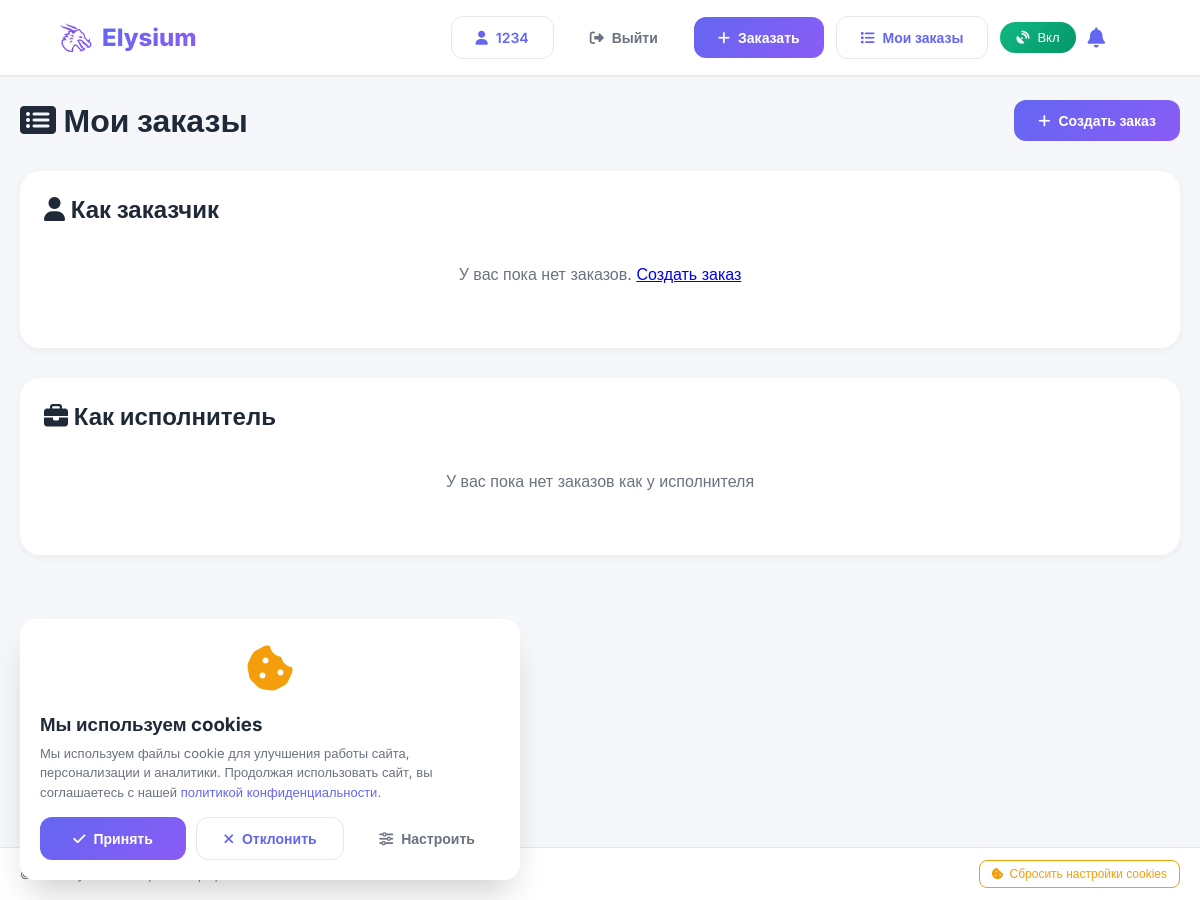
/my-orders/ (signed in), run on an earlier commit of the app's database.
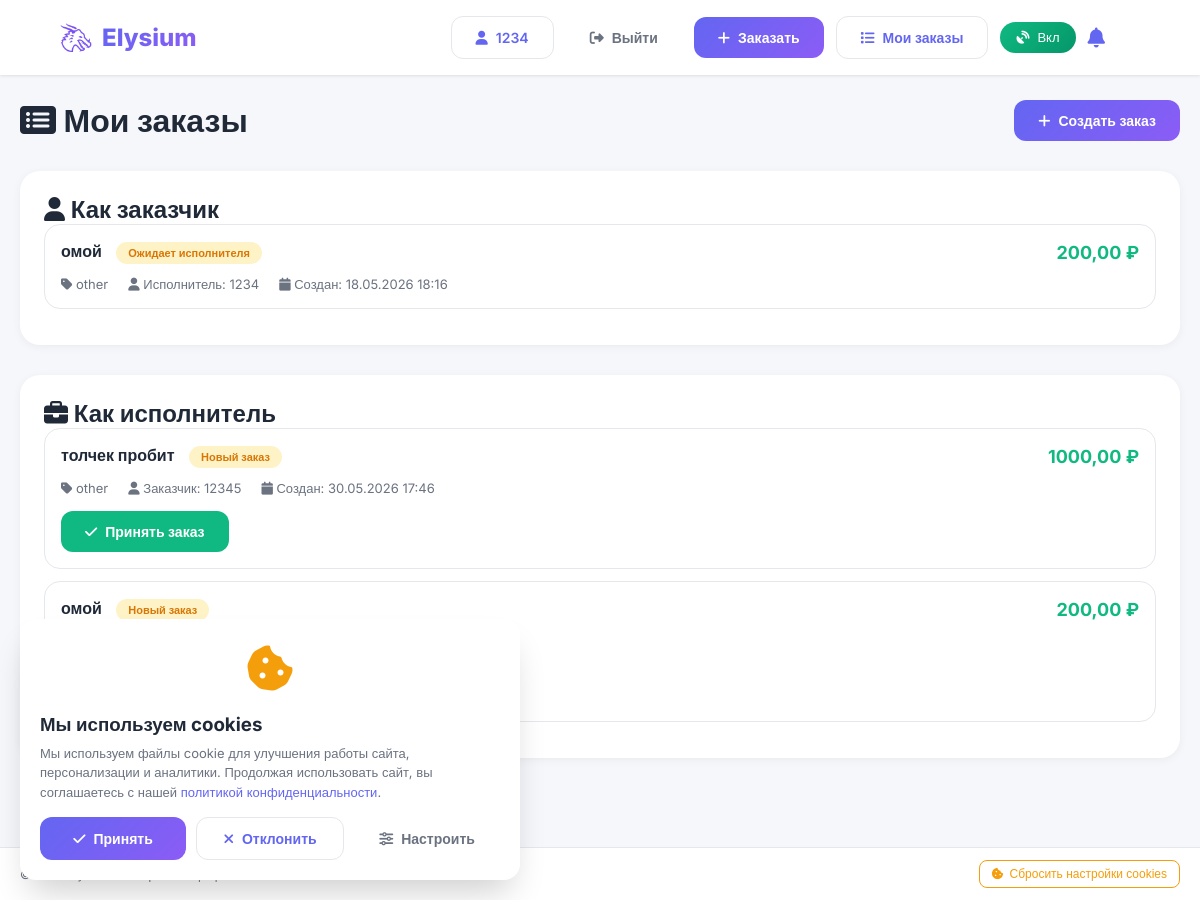
And on a later commit of the database.
### main/models.py (models this page shows, shortened)
class Order(models.Model):
    STATUS_CHOICES = [
        ('pending', 'Ожидает исполнителя'),
        ('accepted', 'Принят исполнителем'),
        ('in_progress', 'В работе'),
        ('completed', 'Завершен'),
        ('cancelled', 'Отменен'),
        ('waiting_confirmation', 'Ожидает подтверждения'),
    ]
    client = models.ForeignKey(User, on_delete=models.CASCADE, related_name='orders_as_client')
    performer = models.ForeignKey(User, on_delete=models.SET_NULL, null=True, blank=True, related_name='orders_as_performer')
    title = models.CharField(max_length=200)
    description = models.TextField()
    category = models.CharField(max_length=50)
    subcategory = models.CharField(max_length=200, blank=True, null=True)  # Добавьте это поле
    subcategory_details = models.TextField(blank=True, null=True)  # Дополнительные детали
    latitude = models.FloatField()
    longitude = models.FloatField()
    address = models.CharField(max_length=500)
    budget = models.DecimalField(max_digits=10, decimal_places=2)
    status = models.CharField(max_length=20, choices=STATUS_CHOICES, default='pending')
    created_at = models.DateTimeField(auto_now_add=True)
    updated_at = models.DateTimeField(auto_now=True)

### main/views.py (the view)
# urls.py: path('my-orders/', views.OrderViewSet.my_orders_view, name='my_orders'),
    @login_required
    def my_orders_view(request):
        orders_as_client = Order.objects.filter(client=request.user).order_by('-created_at')
        orders_as_performer = Order.objects.filter(performer=request.user).order_by(
            '-created_at') if request.user.profile.role == 'performer' else []
        context = {
            'client_orders': orders_as_client,
            'performer_orders': orders_as_performer,
        }
        return render(request, 'my_orders.html', context)

### templates/my_orders.html (shortened to what this page needs)
{% extends 'base.html' %}
{% load static %}
{% block content %}
<div class="container" style="max-width: 1200px; margin: 100px auto 40px; padding: 0 20px;">
    <div style="display: flex; justify-content: space-between; align-items: center; margin-bottom: 30px;">
        <h1><i class="fas fa-list-alt"></i> Мои заказы</h1>
        <a href="{% url 'create_order' %}" class="btn btn-primary">
            <i class="fas fa-plus"></i> Создать заказ
        </a>
    </div>
    <div class="card">
        <h2><i class="fas fa-user"></i> Как заказчик</h2>
        {% if client_orders %}
            {% for order in client_orders %}
            <div class="order-item">
                <div class="order-header">
                    <div>
                        <strong>{{ order.title }}</strong>
                        <span class="order-status status-{{ order.status }}">
                            {% if order.status == 'pending' %}Ожидает исполнителя
                            {% elif order.status == 'accepted' %}Принят исполнителем
                            {% elif order.status == 'in_progress' %}В работе
                            {% elif order.status == 'waiting_confirmation' %}Ожидает вашего подтверждения
                            {% elif order.status == 'completed' %}Завершен
                            {% elif order.status == 'cancelled' %}Отменен
                            {% endif %}
                        </span>
                    </div>
                    <div class="order-budget">{{ order.budget }} ₽</div>
                </div>
                <div class="order-details">
                    <div><i class="fas fa-tag"></i> {{ order.category }}</div>
                    <div><i class="fas fa-user"></i> Исполнитель: {{ order.performer.username|default:"Не назначен" }}</div>
                    <div><i class="fas fa-calendar"></i> Создан: {{ order.created_at|date:"d.m.Y H:i" }}</div>
                </div>
            </div>
            {% endfor %}
        {% else %}
            <p class="empty-state">У вас пока нет заказов. <a href="{% url 'create_order' %}">Создать заказ</a></p>
        {% endif %}
    </div>
    {% if user.profile.role == 'performer' %}
    <div class="card" style="margin-top: 30px;">
        <h2><i class="fas fa-briefcase"></i> Как исполнитель</h2>
        {% if performer_orders %}
            {% for order in performer_orders %}
            <div class="order-item">
                <div class="order-header">
                    <div>
                        <strong>{{ order.title }}</strong>
                        <span class="order-status status-{{ order.status }}">
                            {% if order.status == 'pending' %}Новый заказ
                            {% elif order.status == 'accepted' %}Вы приняли заказ
                            {% elif order.status == 'in_progress' %}В работе
                            {% elif order.status == 'waiting_confirmation' %}Ожидает подтверждения клиента
                            {% elif order.status == 'completed' %}Завершен
                            {% elif order.status == 'cancelled' %}Отменен
                            {% endif %}
                        </span>
                    </div>
                    <div class="order-budget">{{ order.budget }} ₽</div>
                </div>
                <div class="order-details">
                    <div><i class="fas fa-tag"></i> {{ order.category }}</div>
                    <div><i class="fas fa-user"></i> Заказчик: {{ order.client.username }}</div>
                    <div><i class="fas fa-calendar"></i> Создан: {{ order.created_at|date:"d.m.Y H:i" }}</div>
                </div>
                <div class="order-actions" style="margin-top: 15px;">
                    {% if order.status == 'pending' %}
                    <a href="{% url 'accept_order' order.id %}" class="btn btn-success" onclick="return confirm('Принять этот заказ?')">
                        <i class="fas fa-check"></i> Принять заказ
                    </a>
                    {% elif order.status == 'accepted' %}
                    <a href="{% url 'complete_order' order.id %}" class="btn btn-primary" onclick="return confirm('Завершить работу над заказом?')">
                        <i class="fas fa-check-double"></i> Завершить работу
                    </a>
                    {% endif %}
                </div>
            </div>
            {% endfor %}
        {% else %}
            <p class="empty-state">У вас пока нет заказов как у исполнителя</p>
        {% endif %}
    </div>
    {% endif %}
</div>
{% endblock %}

### templates/base.html (shortened to what this page needs)
<!DOCTYPE html>
<html lang="ru">
<head>
    {% load static %}
    <link rel="stylesheet" href="https://cdnjs.cloudflare.com/ajax/libs/font-awesome/6.4.0/css/all.min.css">
</head>
<body>
    <header class="header">
        <div class="header-content">
            <a href="/" class="logo">
                <img src="{% static 'images/elysium.png' %}" alt="ElysiumFinder">
                <span>Elysium</span>
            </a>
            <div class="nav-buttons" id="navButtons">
                {% if user.is_authenticated %}
                    <a href="{% url 'profile' %}" class="btn btn-secondary">
                        <i class="fas fa-user"></i>
                        <span>{{ user.username }}</span>
                    </a>
                    <button class="btn btn-outline" onclick="logout()">
                        <i class="fas fa-sign-out-alt"></i>
                        <span>Выйти</span>
                    </button>
                    <a href="{% url 'create_order' %}" class="btn btn-primary">
                        <i class="fas fa-plus"></i>
                        <span>Заказать</span>
                    </a>
                    <a href="{% url 'my_orders' %}" class="btn btn-secondary">
                        <i class="fas fa-list"></i>
                        <span>Мои заказы</span>
                    </a>
                    <button id="autoLocationBtn" class="btn-auto-location" onclick="toggleAutoLocation()" title="Автоматическое определение местоположения">
                    </button>
                {% endif %}
                <div class="notification-bell" onclick="toggleNotifications()">
                    <i class="fas fa-bell"></i>
                </div>
            </div>
        </div>
    </header>
    <div id="cookieConsent" class="cookie-consent" style="display: none;">
        <div class="cookie-content">
            <div class="cookie-icon">
                <i class="fas fa-cookie-bite"></i>
            </div>
            <div class="cookie-text">
                <h3>Мы используем cookies</h3>
                <p>Мы используем файлы cookie для улучшения работы сайта, персонализации и аналитики. Продолжая использовать сайт, вы соглашаетесь с нашей <a href="/privacy/" target="_blank">политикой конфиденциальности</a>.</p>
            </div>
            <div class="cookie-buttons">
                <button class="btn btn-primary" onclick="acceptCookies()">
                    <i class="fas fa-check"></i> Принять
                </button>
                <button class="btn btn-secondary" onclick="declineCookies()">
                    <i class="fas fa-times"></i> Отклонить
                </button>
                <button class="btn btn-outline" onclick="customizeCookies()">
                    <i class="fas fa-sliders-h"></i> Настроить
                </button>
            </div>
        </div>
    </div>
    <footer class="footer">
        <div class="footer-content">
            <div class="footer-left">
                <p>&copy; 2026 Elysium. Все права защищены.</p>
            </div>
            <div class="footer-right">
                <button class="btn-cookie-reset" onclick="resetCookiesConsent()">
                    <i class="fas fa-cookie-bite"></i>
                    <span>Сбросить настройки cookies</span>
                </button>
            </div>
        </div>
    </footer>
    {% block content %}{% endblock %}
</body>
</html>

### templates/base.html (style rules this page uses)
* { margin: 0; padding: 0; box-sizing: border-box; }
body { font-family: 'Inter', sans-serif; background: #f5f7fa; color: #1f2937; overflow: hidden; height: 100vh; }
.header { position: fixed; top: 0; left: 0; right: 0; background: white; box-shadow: 0 1px 3px rgba(0,0,0,0.1); z-index: 1000; padding: 16px 30px; }
.header-content { display: flex; justify-content: space-between; align-items: center; max-width: 1400px; margin: 0 auto; padding: 0 30px; }
.logo { display: flex; align-items: center; gap: 10px; cursor: pointer; text-decoration: none; flex-shrink: 0; }
.logo img { height: 32px; width: auto; }
.logo span { font-size: 24px; font-weight: 800; background: linear-gradient(135deg, #6366f1 0%, #8b5cf6 100%); -webkit-background-clip: text; -webkit-text-fill-color: transparent; }
.nav-buttons { display: flex; gap: 12px; align-items: center; padding-right: 20px; }
.btn-outline { background: transparent; border: 1px solid #e5e7eb; color: #6b7280; }
.btn { padding: 12px 24px; border: none; border-radius: 12px; font-size: 14px; font-weight: 600; cursor: pointer; font-family: 'Inter', sans-serif; display: inline-flex; align-items: center; gap: 8px; text-decoration: none; }
.btn-primary { background: linear-gradient(135deg, #6366f1 0%, #8b5cf6 100%); color: white; }
.btn-secondary { background: white; color: #6366f1; border: 1px solid #e5e7eb; }
.cookie-consent { position: fixed; bottom: 20px; left: 20px; right: 20px; background: white; border-radius: 16px; box-shadow: 0 20px 35px -10px rgba(0,0,0,0.2); z-index: 10001; animation: slideUp 0.3s ease; max-width: 500px; }
.cookie-content { padding: 20px; display: flex; flex-direction: column; gap: 15px; }
.cookie-icon { text-align: center; font-size: 48px; color: #f59e0b; }
.cookie-text h3 { margin-bottom: 8px; color: #1f2937; }
.cookie-text p { font-size: 13px; color: #6b7280; line-height: 1.5; }
.cookie-text a { color: #6366f1; text-decoration: none; }
.cookie-buttons { display: flex; gap: 10px; flex-wrap: wrap; }
.cookie-buttons .btn { flex: 1; justify-content: center; }
.footer { position: fixed; bottom: 0; left: 0; right: 0; background: white; border-top: 1px solid #e5e7eb; padding: 12px 20px; z-index: 100; }
.footer-content { max-width: 1400px; margin: 0 auto; display: flex; justify-content: space-between; align-items: center; flex-wrap: wrap; gap: 15px; }
.footer-left p { font-size: 12px; color: #6b7280; margin: 0; }
.footer-right { margin-left: auto; }
.btn-cookie-reset { background: transparent; border: 1px solid #f59e0b; color: #f59e0b; padding: 6px 12px; border-radius: 8px; font-size: 12px; cursor: pointer; display: inline-flex; align-items: center; gap: 6px; transition: all 0.3s ease; }
.btn-auto-location { background: linear-gradient(135deg, #10b981 0%, #059669 100%); color: white; border: none; padding: 8px 16px; border-radius: 30px; cursor: pointer; display: flex; align-items: center; gap: 8px; font-size: 13px; font-weight: 500; transition: all 0.3s ease; }
.btn-auto-location.active { background: linear-gradient(135deg, #10b981 0%, #059669 100%); animation: pulse 2s infinite; }
.notification-bell { position: relative; cursor: pointer; font-size: 20px; color: #6366f1; margin-right: 15px; }

### templates/my_orders.html (style rules this page uses)
.card { background: white; border-radius: 20px; padding: 24px; box-shadow: 0 2px 10px rgba(0,0,0,0.05); }
.order-item { border: 1px solid #e5e7eb; border-radius: 16px; padding: 16px; margin-bottom: 12px; transition: all 0.3s; }
.order-header { display: flex; justify-content: space-between; align-items: center; margin-bottom: 12px; flex-wrap: wrap; gap: 10px; }
.order-budget { font-size: 18px; font-weight: 700; color: #10b981; }
.order-details { display: flex; gap: 20px; font-size: 13px; color: #6b7280; flex-wrap: wrap; }
.order-status { display: inline-block; padding: 4px 12px; border-radius: 20px; font-size: 11px; font-weight: 600; margin-left: 10px; }
.status-pending { background: #fef3c7; color: #d97706; }
.order-actions { display: flex; gap: 10px; flex-wrap: wrap; }
.btn-success { background: #10b981; color: white; }

What changed in the data, as far as the page shows it:
added Order: title "омой", status "Ожидает исполнителя", budget "200,00", category "other", performer.username "1234", created_at "18.05.2026 18:16"
added Order: title "толчек пробит", status "Новый заказ", budget "1000,00", category "other", client.username "12345", created_at "30.05.2026 17:46", shown under "Как исполнитель"
Also different on the page:
text no longer shown: "У вас пока нет заказов. Создать заказ У вас пока нет заказов как у исполнителя"
